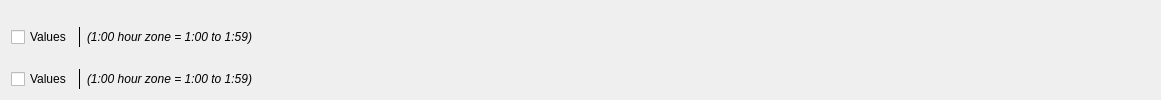
            <widget class="QWidget" name="bal_com_t">
             <attribute name="title">
              <string>📃 Balance &amp;&amp; Commut</string>
             </attribute>
             <layout class="QVBoxLayout" name="verticalLayout_12">
              <item>
               <widget class="QMplPlot" name="plot_balance" native="true">
                <property name="sizePolicy">
                 <sizepolicy hsizetype="Expanding" vsizetype="Expanding">
                  <horstretch>0</horstretch>
                  <verstretch>0</verstretch>
                 </sizepolicy>
                </property>
               </widget>
              </item>
              <item>
               <layout class="QHBoxLayout" name="horizontalLayout_21">
                <item>
                 <widget class="QCheckBox" name="show_values_balance">
                  <property name="sizePolicy">
                   <sizepolicy hsizetype="Minimum" vsizetype="Maximum">
                    <horstretch>0</horstretch>
                    <verstretch>0</verstretch>
                   </sizepolicy>
                  </property>
                  <property name="text">
                   <string>Values</string>
                  </property>
                 </widget>
                </item>
                <item>
                 <widget class="Line" name="line_18">
                  <property name="frameShadow">
                   <enum>QFrame::Plain</enum>
                  </property>
                  <property name="lineWidth">
                   <number>0</number>
                  </property>
                  <property name="orientation">
                   <enum>Qt::Vertical</enum>
                  </property>
                 </widget>
                </item>
                <item>
                 <widget class="QLabel" name="label_30">
                  <property name="text">
                   <string>&lt;html&gt;&lt;head/&gt;&lt;body&gt;&lt;p&gt;&lt;span style=&quot; font-style:italic;&quot;&gt;(1:00 hour zone = 1:00 to 1:59)&lt;/span&gt;&lt;/p&gt;&lt;/body&gt;&lt;/html&gt;</string>
                  </property>
                 </widget>
                </item>
                <item>
                 <spacer name="horizontalSpacer_11">
                  <property name="orientation">
                   <enum>Qt::Horizontal</enum>
                  </property>
                  <property name="sizeHint" stdset="0">
                   <size>
                    <width>898</width>
                    <height>20</height>
                   </size>
                  </property>
                 </spacer>
                </item>
               </layout>
              </item>
              <item>
               <widget class="QMplPlot" name="plot_commut" native="true">
                <property name="sizePolicy">
                 <sizepolicy hsizetype="Expanding" vsizetype="Expanding">
                  <horstretch>0</horstretch>
                  <verstretch>0</verstretch>
                 </sizepolicy>
                </property>
               </widget>
              </item>
              <item>
               <layout class="QHBoxLayout" name="horizontalLayout_20">
                <item>
                 <widget class="QCheckBox" name="show_values_commut">
                  <property name="sizePolicy">
                   <sizepolicy hsizetype="Minimum" vsizetype="Maximum">
                    <horstretch>0</horstretch>
                    <verstretch>0</verstretch>
                   </sizepolicy>
                  </property>
                  <property name="text">
                   <string>Values</string>
                  </property>
                 </widget>
                </item>
                <item>
                 <widget class="Line" name="line_17">
                  <property name="frameShadow">
                   <enum>QFrame::Plain</enum>
                  </property>
                  <property name="lineWidth">
                   <number>0</number>
                  </property>
                  <property name="orientation">
                   <enum>Qt::Vertical</enum>
                  </property>
                 </widget>
                </item>
                <item>
                 <widget class="QLabel" name="label_29">
                  <property name="text">
                   <string>&lt;html&gt;&lt;head/&gt;&lt;body&gt;&lt;p&gt;&lt;span style=&quot; font-style:italic;&quot;&gt;(1:00 hour zone = 1:00 to 1:59)&lt;/span&gt;&lt;/p&gt;&lt;/body&gt;&lt;/html&gt;</string>
                  </property>
                 </widget>
                </item>
                <item>
                 <spacer name="horizontalSpacer_10">
                  <property name="orientation">
                   <enum>Qt::Horizontal</enum>
                  </property>
                  <property name="sizeHint" stdset="0">
                   <size>
                    <width>898</width>
                    <height>20</height>
                   </size>
                  </property>
                 </spacer>
                </item>
               </layout>
              </item>
             </layout>
            </widget>
